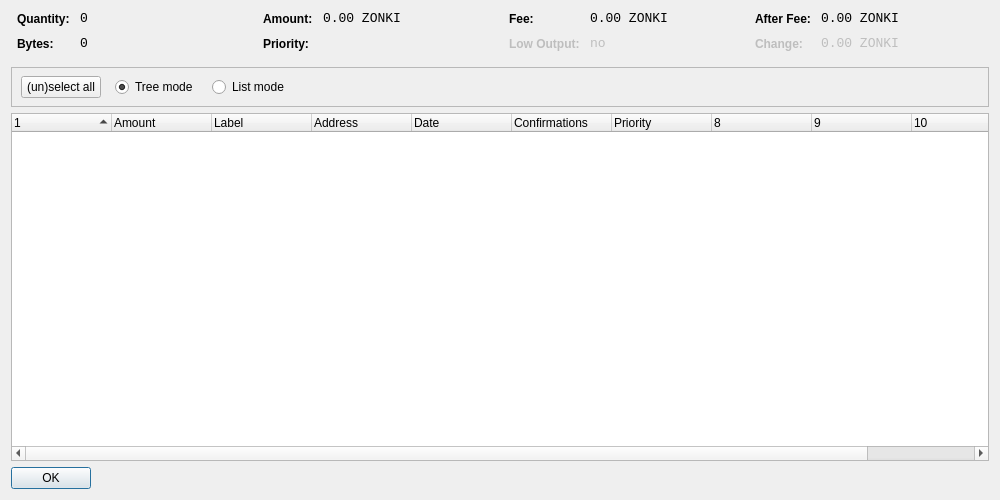
<?xml version="1.0" encoding="UTF-8"?>
<ui version="4.0">
 <class>CoinControlDialog</class>
 <widget class="QDialog" name="CoinControlDialog">
  <property name="geometry">
   <rect>
    <x>0</x>
    <y>0</y>
    <width>1000</width>
    <height>500</height>
   </rect>
  </property>
  <property name="windowTitle">
   <string>Coin Control</string>
  </property>
  <layout class="QVBoxLayout" name="verticalLayout">
   <item>
    <layout class="QHBoxLayout" name="horizontalLayoutTop" stretch="0,0,0,0">
     <property name="topMargin">
      <number>0</number>
     </property>
     <property name="bottomMargin">
      <number>10</number>
     </property>
     <item>
      <layout class="QFormLayout" name="formLayoutCoinControl1">
       <property name="horizontalSpacing">
        <number>10</number>
       </property>
       <property name="verticalSpacing">
        <number>10</number>
       </property>
       <property name="leftMargin">
        <number>6</number>
       </property>
       <property name="rightMargin">
        <number>6</number>
       </property>
       <item row="0" column="0">
        <widget class="QLabel" name="labelCoinControlQuantityText">
         <property name="styleSheet">
          <string notr="true">font-weight:bold;</string>
         </property>
         <property name="text">
          <string>Quantity:</string>
         </property>
        </widget>
       </item>
       <item row="0" column="1">
        <widget class="QLabel" name="labelCoinControlQuantity">
         <property name="font">
          <font>
           <family>Monospace</family>
           <pointsize>10</pointsize>
          </font>
         </property>
         <property name="cursor">
          <cursorShape>IBeamCursor</cursorShape>
         </property>
         <property name="contextMenuPolicy">
          <enum>Qt::ActionsContextMenu</enum>
         </property>
         <property name="text">
          <string notr="true">0</string>
         </property>
         <property name="textInteractionFlags">
          <set>Qt::LinksAccessibleByMouse|Qt::TextSelectableByKeyboard|Qt::TextSelectableByMouse</set>
         </property>
        </widget>
       </item>
       <item row="1" column="0">
        <widget class="QLabel" name="labelCoinControlBytesText">
         <property name="styleSheet">
          <string notr="true">font-weight:bold;</string>
         </property>
         <property name="text">
          <string>Bytes:</string>
         </property>
        </widget>
       </item>
       <item row="1" column="1">
        <widget class="QLabel" name="labelCoinControlBytes">
         <property name="font">
          <font>
           <family>Monospace</family>
           <pointsize>10</pointsize>
          </font>
         </property>
         <property name="cursor">
          <cursorShape>IBeamCursor</cursorShape>
         </property>
         <property name="contextMenuPolicy">
          <enum>Qt::ActionsContextMenu</enum>
         </property>
         <property name="text">
          <string notr="true">0</string>
         </property>
         <property name="textInteractionFlags">
          <set>Qt::LinksAccessibleByMouse|Qt::TextSelectableByKeyboard|Qt::TextSelectableByMouse</set>
         </property>
        </widget>
       </item>
      </layout>
     </item>
     <item>
      <layout class="QFormLayout" name="formLayoutCoinControl2">
       <property name="horizontalSpacing">
        <number>10</number>
       </property>
       <property name="verticalSpacing">
        <number>10</number>
       </property>
       <property name="leftMargin">
        <number>6</number>
       </property>
       <property name="rightMargin">
        <number>6</number>
       </property>
       <item row="0" column="0">
        <widget class="QLabel" name="labelCoinControlAmountText">
         <property name="styleSheet">
          <string notr="true">font-weight:bold;</string>
         </property>
         <property name="text">
          <string>Amount:</string>
         </property>
        </widget>
       </item>
       <item row="0" column="1">
        <widget class="QLabel" name="labelCoinControlAmount">
         <property name="font">
          <font>
           <family>Monospace</family>
           <pointsize>10</pointsize>
          </font>
         </property>
         <property name="cursor">
          <cursorShape>IBeamCursor</cursorShape>
         </property>
         <property name="contextMenuPolicy">
          <enum>Qt::ActionsContextMenu</enum>
         </property>
         <property name="text">
          <string notr="true">0.00 ZONKI</string>
         </property>
         <property name="textInteractionFlags">
          <set>Qt::LinksAccessibleByMouse|Qt::TextSelectableByKeyboard|Qt::TextSelectableByMouse</set>
         </property>
        </widget>
       </item>
       <item row="1" column="0">
        <widget class="QLabel" name="labelCoinControlPriorityText">
         <property name="styleSheet">
          <string notr="true">font-weight:bold;</string>
         </property>
         <property name="text">
          <string>Priority:</string>
         </property>
        </widget>
       </item>
       <item row="1" column="1">
        <widget class="QLabel" name="labelCoinControlPriority">
         <property name="font">
          <font>
           <family>Monospace</family>
           <pointsize>10</pointsize>
          </font>
         </property>
         <property name="cursor">
          <cursorShape>IBeamCursor</cursorShape>
         </property>
         <property name="contextMenuPolicy">
          <enum>Qt::ActionsContextMenu</enum>
         </property>
         <property name="text">
          <string/>
         </property>
         <property name="textInteractionFlags">
          <set>Qt::LinksAccessibleByMouse|Qt::TextSelectableByKeyboard|Qt::TextSelectableByMouse</set>
         </property>
        </widget>
       </item>
      </layout>
     </item>
     <item>
      <layout class="QFormLayout" name="formLayoutCoinControl3">
       <property name="horizontalSpacing">
        <number>10</number>
       </property>
       <property name="verticalSpacing">
        <number>10</number>
       </property>
       <property name="leftMargin">
        <number>6</number>
       </property>
       <property name="rightMargin">
        <number>6</number>
       </property>
       <item row="0" column="0">
        <widget class="QLabel" name="labelCoinControlFeeText">
         <property name="styleSheet">
          <string notr="true">font-weight:bold;</string>
         </property>
         <property name="text">
          <string>Fee:</string>
         </property>
        </widget>
       </item>
       <item row="0" column="1">
        <widget class="QLabel" name="labelCoinControlFee">
         <property name="font">
          <font>
           <family>Monospace</family>
           <pointsize>10</pointsize>
          </font>
         </property>
         <property name="cursor">
          <cursorShape>IBeamCursor</cursorShape>
         </property>
         <property name="contextMenuPolicy">
          <enum>Qt::ActionsContextMenu</enum>
         </property>
         <property name="text">
          <string notr="true">0.00 ZONKI</string>
         </property>
         <property name="textInteractionFlags">
          <set>Qt::LinksAccessibleByMouse|Qt::TextSelectableByKeyboard|Qt::TextSelectableByMouse</set>
         </property>
        </widget>
       </item>
       <item row="1" column="0">
        <widget class="QLabel" name="labelCoinControlLowOutputText">
         <property name="enabled">
          <bool>false</bool>
         </property>
         <property name="styleSheet">
          <string notr="true">font-weight:bold;</string>
         </property>
         <property name="text">
          <string>Low Output:</string>
         </property>
        </widget>
       </item>
       <item row="1" column="1">
        <widget class="QLabel" name="labelCoinControlLowOutput">
         <property name="enabled">
          <bool>false</bool>
         </property>
         <property name="font">
          <font>
           <family>Monospace</family>
           <pointsize>10</pointsize>
          </font>
         </property>
         <property name="cursor">
          <cursorShape>IBeamCursor</cursorShape>
         </property>
         <property name="contextMenuPolicy">
          <enum>Qt::ActionsContextMenu</enum>
         </property>
         <property name="text">
          <string notr="true">no</string>
         </property>
         <property name="textInteractionFlags">
          <set>Qt::LinksAccessibleByMouse|Qt::TextSelectableByKeyboard|Qt::TextSelectableByMouse</set>
         </property>
        </widget>
       </item>
      </layout>
     </item>
     <item>
      <layout class="QFormLayout" name="formLayoutCoinControl4">
       <property name="horizontalSpacing">
        <number>10</number>
       </property>
       <property name="verticalSpacing">
        <number>10</number>
       </property>
       <property name="leftMargin">
        <number>6</number>
       </property>
       <property name="rightMargin">
        <number>6</number>
       </property>
       <item row="0" column="0">
        <widget class="QLabel" name="labelCoinControlAfterFeeText">
         <property name="styleSheet">
          <string notr="true">font-weight:bold;</string>
         </property>
         <property name="text">
          <string>After Fee:</string>
         </property>
        </widget>
       </item>
       <item row="0" column="1">
        <widget class="QLabel" name="labelCoinControlAfterFee">
         <property name="font">
          <font>
           <family>Monospace</family>
           <pointsize>10</pointsize>
          </font>
         </property>
         <property name="cursor">
          <cursorShape>IBeamCursor</cursorShape>
         </property>
         <property name="contextMenuPolicy">
          <enum>Qt::ActionsContextMenu</enum>
         </property>
         <property name="text">
          <string notr="true">0.00 ZONKI</string>
         </property>
         <property name="textInteractionFlags">
          <set>Qt::LinksAccessibleByMouse|Qt::TextSelectableByKeyboard|Qt::TextSelectableByMouse</set>
         </property>
        </widget>
       </item>
       <item row="1" column="0">
        <widget class="QLabel" name="labelCoinControlChangeText">
         <property name="enabled">
          <bool>false</bool>
         </property>
         <property name="styleSheet">
          <string notr="true">font-weight:bold;</string>
         </property>
         <property name="text">
          <string>Change:</string>
         </property>
        </widget>
       </item>
       <item row="1" column="1">
        <widget class="QLabel" name="labelCoinControlChange">
         <property name="enabled">
          <bool>false</bool>
         </property>
         <property name="font">
          <font>
           <family>Monospace</family>
           <pointsize>10</pointsize>
          </font>
         </property>
         <property name="cursor">
          <cursorShape>IBeamCursor</cursorShape>
         </property>
         <property name="contextMenuPolicy">
          <enum>Qt::ActionsContextMenu</enum>
         </property>
         <property name="text">
          <string notr="true">0.00 ZONKI</string>
         </property>
         <property name="textInteractionFlags">
          <set>Qt::LinksAccessibleByMouse|Qt::TextSelectableByKeyboard|Qt::TextSelectableByMouse</set>
         </property>
        </widget>
       </item>
      </layout>
     </item>
    </layout>
   </item>
   <item>
    <widget class="QFrame" name="frame">
     <property name="minimumSize">
      <size>
       <width>0</width>
       <height>40</height>
      </size>
     </property>
     <property name="frameShape">
      <enum>QFrame::StyledPanel</enum>
     </property>
     <property name="frameShadow">
      <enum>QFrame::Sunken</enum>
     </property>
     <widget class="QWidget" name="horizontalLayoutWidget">
      <property name="geometry">
       <rect>
        <x>10</x>
        <y>0</y>
        <width>781</width>
        <height>41</height>
       </rect>
      </property>
      <layout class="QHBoxLayout" name="horizontalLayoutPanel" stretch="0,0,0,0,0">
       <property name="spacing">
        <number>14</number>
       </property>
       <item>
        <widget class="QPushButton" name="pushButtonSelectAll">
         <property name="sizePolicy">
          <sizepolicy hsizetype="Maximum" vsizetype="Fixed">
           <horstretch>0</horstretch>
           <verstretch>0</verstretch>
          </sizepolicy>
         </property>
         <property name="text">
          <string>(un)select all</string>
         </property>
        </widget>
       </item>
       <item>
        <widget class="QRadioButton" name="radioTreeMode">
         <property name="sizePolicy">
          <sizepolicy hsizetype="Maximum" vsizetype="Fixed">
           <horstretch>0</horstretch>
           <verstretch>0</verstretch>
          </sizepolicy>
         </property>
         <property name="text">
          <string>Tree mode</string>
         </property>
         <property name="checked">
          <bool>true</bool>
         </property>
        </widget>
       </item>
       <item>
        <widget class="QRadioButton" name="radioListMode">
         <property name="sizePolicy">
          <sizepolicy hsizetype="Maximum" vsizetype="Fixed">
           <horstretch>0</horstretch>
           <verstretch>0</verstretch>
          </sizepolicy>
         </property>
         <property name="text">
          <string>List mode</string>
         </property>
        </widget>
       </item>
       <item>
        <spacer name="horizontalSpacer">
         <property name="orientation">
          <enum>Qt::Horizontal</enum>
         </property>
         <property name="sizeHint" stdset="0">
          <size>
           <width>40</width>
           <height>20</height>
          </size>
         </property>
        </spacer>
       </item>
      </layout>
     </widget>
    </widget>
   </item>
   <item>
    <widget class="CoinControlTreeWidget" name="treeWidget">
     <property name="contextMenuPolicy">
      <enum>Qt::CustomContextMenu</enum>
     </property>
     <property name="sortingEnabled">
      <bool>false</bool>
     </property>
     <property name="columnCount">
      <number>11</number>
     </property>
     <attribute name="headerShowSortIndicator" stdset="0">
      <bool>true</bool>
     </attribute>
     <attribute name="headerStretchLastSection">
      <bool>false</bool>
     </attribute>
     <column>
      <property name="text">
       <string/>
      </property>
     </column>
     <column>
      <property name="text">
       <string>Amount</string>
      </property>
     </column>
     <column>
      <property name="text">
       <string>Label</string>
      </property>
     </column>
     <column>
      <property name="text">
       <string>Address</string>
      </property>
     </column>
     <column>
      <property name="text">
       <string>Date</string>
      </property>
     </column>
     <column>
      <property name="text">
       <string>Confirmations</string>
      </property>
      <property name="toolTip">
       <string>Confirmed</string>
      </property>
     </column>
     <column>
      <property name="text">
       <string>Priority</string>
      </property>
     </column>
     <column>
      <property name="text">
       <string/>
      </property>
     </column>
     <column>
      <property name="text">
       <string/>
      </property>
     </column>
     <column>
      <property name="text">
       <string/>
      </property>
     </column>
     <column>
      <property name="text">
       <string/>
      </property>
     </column>
    </widget>
   </item>
   <item>
    <widget class="QDialogButtonBox" name="buttonBox">
     <property name="sizePolicy">
      <sizepolicy hsizetype="Maximum" vsizetype="Fixed">
       <horstretch>0</horstretch>
       <verstretch>0</verstretch>
      </sizepolicy>
     </property>
     <property name="orientation">
      <enum>Qt::Horizontal</enum>
     </property>
     <property name="standardButtons">
      <set>QDialogButtonBox::Ok</set>
     </property>
    </widget>
   </item>
  </layout>
 </widget>
 <customwidgets>
  <customwidget>
   <class>CoinControlTreeWidget</class>
   <extends>QTreeWidget</extends>
   <header>coincontroltreewidget.h</header>
  </customwidget>
 </customwidgets>
 <resources/>
 <connections/>
</ui>
